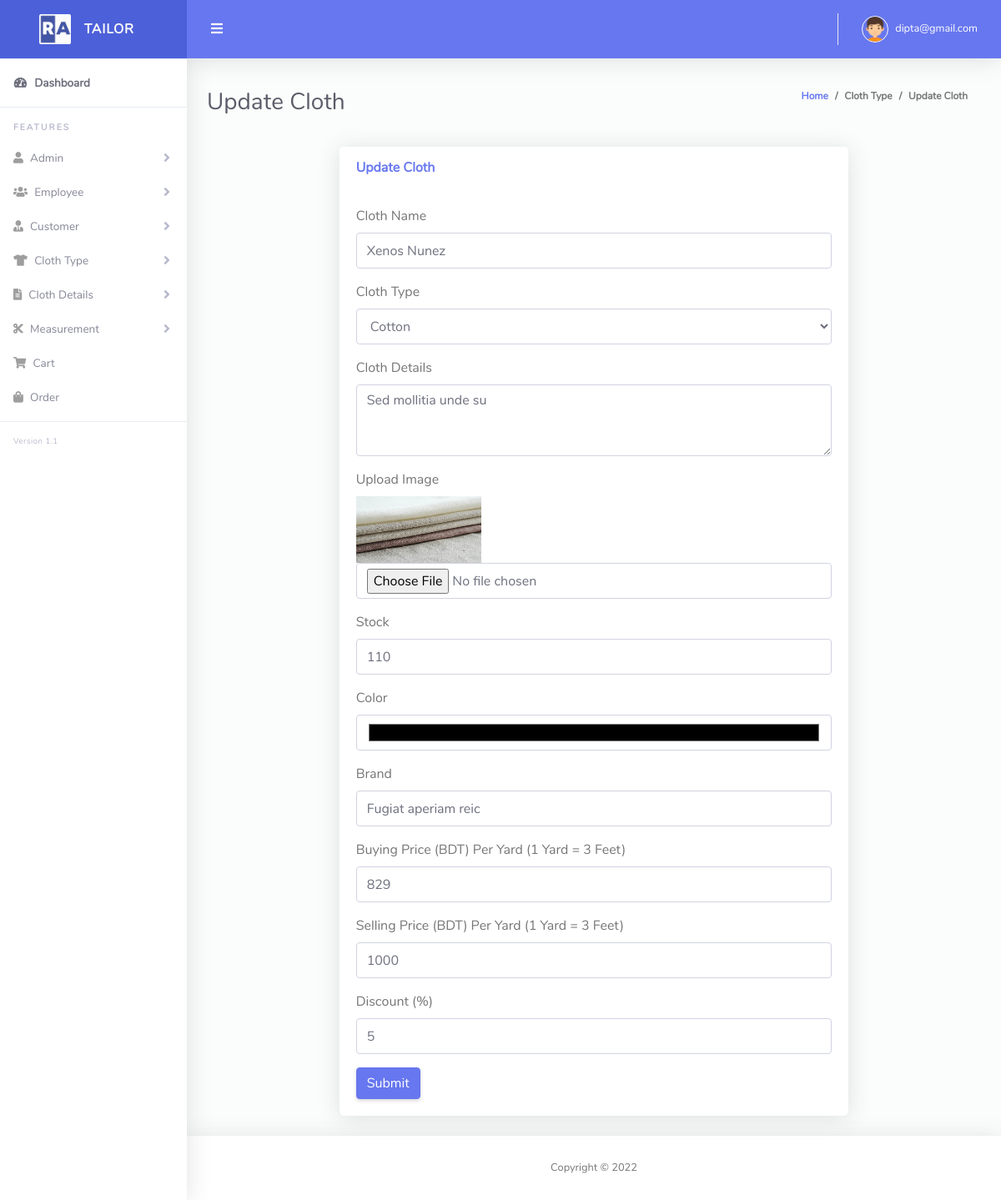
Page /edit_cloth.php?clothid=20 (signed in) on the committed database.
### tables this page shows
CREATE TABLE `tbl_cloth` (
  `id` int(11) NOT NULL,
  `cloth_name` varchar(255) NOT NULL,
  `type` int(11) NOT NULL,
  `details` text NOT NULL,
  `image` varchar(255) NOT NULL,
  `stock` varchar(255) NOT NULL,
  `color` varchar(255) NOT NULL,
  `brand` varchar(255) NOT NULL,
  `buying_price` int(11) NOT NULL,
  `selling_price` int(11) NOT NULL,
  `discount` int(11) NOT NULL,
  `created_at` timestamp NOT NULL DEFAULT current_timestamp(),
  `soft_delete` tinyint(4) NOT NULL DEFAULT 0
);

CREATE TABLE `cloth_type` (
  `id` int(11) NOT NULL,
  `name` varchar(255) NOT NULL,
  `soft_delete` tinyint(4) NOT NULL DEFAULT 0
);

### Classes/DB.php (called while the page is built, shortened)
<?php
class DB
{
    public function connect(){
        $this->conn = new mysqli("localhost","root","","tailor_shop");
        if ($this->conn->connect_error) {
          die("Connection failed: " . $this->conn->connect_error);
        } else {
            return $msg =  "connected";
        }
    }
}

### Classes/ClothClass.php (called while the page is built, shortened)
<?php
include_once 'db.php';
class ClothClass extends DB
{
    public function viewSingleCloth($clothid){
        $query  = "SELECT * FROM tbl_cloth WHERE id='$clothid'";
        $result = $this->conn->query($query);
        return $result;
    }
	public function select($query){
		$result = $this->conn->query($query) or die($this->conn->error.__LINE__);
		if($result->num_rows > 0){
			return $result;
		} else {
			return false;
		}
	}
}

### edit_cloth.php (the view, shortened to what this page needs)
<?php include 'layouts/header.php';
$clothid = "";
if ($_GET['clothid'] == NULL || !isset($_GET['clothid'])) {
  "<script>window.location = 'all_cloth.php'; </script>";
} else {
  $clothid = $_GET['clothid'];
}
?>
<div class="container-fluid" id="container-wrapper">
  <div class="d-sm-flex align-items-center justify-content-between mb-4">
    <h1 class="h3 mb-0 text-gray-800">Update Cloth</h1>
    <ol class="breadcrumb">
      <li class="breadcrumb-item"><a href="index.php">Home</a></li>
      <li class="breadcrumb-item">Cloth Type</li>
      <li class="breadcrumb-item active" aria-current="page">Update Cloth</li>
    </ol>
  </div>
  <div class="row">
    <div class="col-lg-2"></div>
    <div class="col-lg-8">
      <div class="card mb-4">
        <div class="card-header py-3 d-flex flex-row align-items-center justify-content-between">
          <h6 class="m-0 font-weight-bold text-primary">Update Cloth</h6>
        </div>
        <div class="card-body">
          <form method="POST" enctype="multipart/form-data">
            <?php
            $view = $cloth->viewSingleCloth($clothid);
            if ($view) {
              while ($value = $view->fetch_assoc()) {
            ?>
                <div class="form-group">
                  <label>Cloth Name</label>
                  <input name="cloth_name" type="text" class="form-control" value="<?php echo $value['cloth_name']; ?>">
                </div>
                <div class="form-group">
                  <label>Cloth Type</label><br>
                  <select id="select" name="type" class="form-control">
                    <?php
                    $query = "select * from cloth_type where soft_delete=0";
                    $type = $cloth->select($query);
                    if ($type) {
                      while ($result = $type->fetch_assoc()) {
                    ?>
                        <option <?php
                                if ($value['type'] == $result['id']) { ?> selected="selected" <?php } ?> value="<?php echo $result['id']; ?>"><?php echo $result['name']; ?>
                        </option>
                    <?php }
                    } ?>
                  </select>
                </div>
                <div class="form-group">
                  <label>Cloth Details</label>
                  <textarea name="details" class="form-control" id="exampleFormControlTextarea1" rows="3"><?php echo $value['details']; ?></textarea>
                </div>
                <div class="form-group">
                  <label>Upload Image</label>
                  <br>
                  <td>
                    <img src="<?php echo $value['image']; ?>" height="80px" width="150px" /></br>
                    <input type="file" name="image" class="form-control" placeholder="Enter Image" min="0" />
                  </td>
                </div>
                <div class="form-group">
                  <label>Stock</label>
                  <input name="stock" type="text" class="form-control" value="<?php echo $value['stock']; ?>">
                </div>
                <div class="form-group">
                  <label>Color</label>
                  <input name="color" type="color" class="form-control" value="<?php echo $value['color']; ?>">
                </div>
                <div class="form-group">
                  <label>Brand</label>
                  <input name="brand" type="text" class="form-control" value="<?php echo $value['brand']; ?>">
                </div>
                <div class="form-group">
                  <label>Buying Price (BDT) Per Yard (1 Yard = 3 Feet)</label>
                  <input name="buying_price" type="number" class="form-control" value="<?php echo $value['buying_price']; ?>" min="0">
                </div>
                <div class="form-group">
                  <label>Selling Price (BDT) Per Yard (1 Yard = 3 Feet)</label>
                  <input name="selling_price" type="number" class="form-control" value="<?php echo $value['selling_price']; ?>" min="0">
                </div>
                <div class="form-group">
                  <label>Discount (%)</label>
                  <input name="discount" type="number" min="0" step="1" class="form-control" value="<?php echo $value['discount']; ?>">
                </div>
            <?php }
            } ?>
            <button type="submit" class="btn btn-primary">Submit</button>
          </form>
        </div>
      </div>
    </div>
  </div>
</div>
<?php include 'layouts/footer.php'; ?>

### rows in the picture
tbl_cloth: cloth_name "Xenos Nunez", type "Cotton", details "Sed mollitia unde su", image (picture), stock "110", color "#000000", brand "Fugiat aperiam reic", buying_price "829", selling_price "1000", discount "5"

### other values in the picture
$_SESSION['email'] "dipta@gmail.com"
